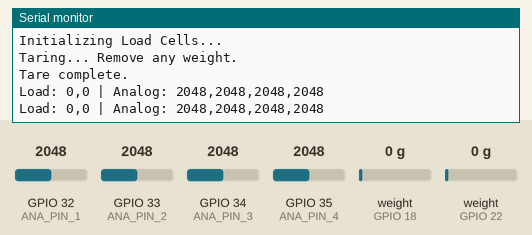
The sketch below on a simulated ESP32. On the bench: the last lines printed to the serial monitor. The inputs (shaded band) are chosen by the test bench; at power-on: weight on the scale (sensors on GPIO 18, GPIO 22) 0 g, GPIO 32 (ANA_PIN_1) = 2048, GPIO 33 (ANA_PIN_2) = 2048, GPIO 34 (ANA_PIN_3) = 2048, GPIO 35 (ANA_PIN_4) = 2048. Nothing arrives over Bluetooth unless stated.

Above: at 3.2 s.
3.3 s: weight on the scale (sensor on GPIO 18) set to 100 g
At 4.2 s:
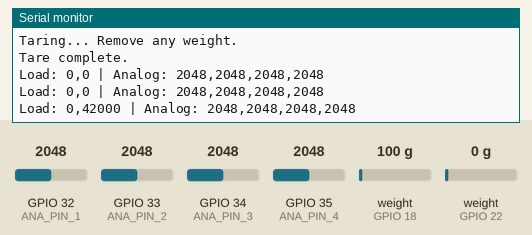
4.8 s: weight on the scale (sensor on GPIO 22) set to 100 g
At 5.6 s:
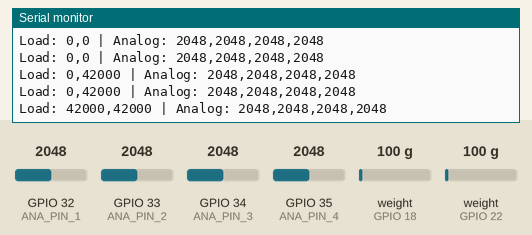
6.3 s: GPIO 32 (ANA_PIN_1) set to 2866
At 7.0 s:
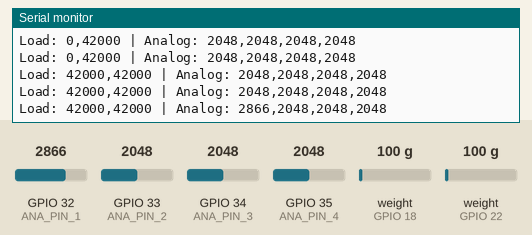
7.8 s: GPIO 33 (ANA_PIN_2) set to 2866
At 8.3 s:
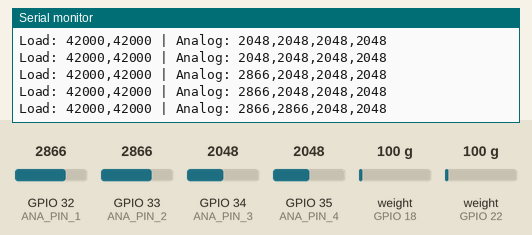
9.3 s: GPIO 34 (ANA_PIN_3) set to 2866
At 9.3 s:
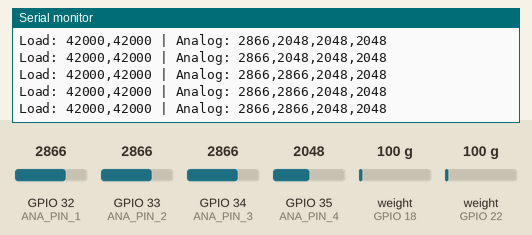
10.8 s: GPIO 35 (ANA_PIN_4) set to 2866
At 11.9 s:
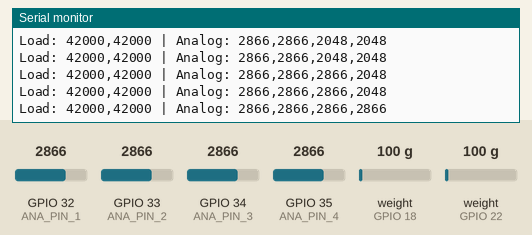

Measured:
- after the input at 3.3 s, the serial monitor: prints a new line after 0.31 s (image 1)
- after the input at 4.8 s, the serial monitor: prints a new line after 0.21 s (image 2)
- after the input at 6.3 s, the serial monitor: prints a new line after 0.11 s (image 3)
- after the input at 7.8 s, the serial monitor: prints a new line at once (image 4)
- after the input at 10.8 s, the serial monitor: prints a new line after 0.52 s (image 6)

The sketch:

transmit.ino
```cpp
#include "BluetoothSerial.h"
#include "HX711.h"

// Check if Bluetooth is properly enabled
#if !defined(CONFIG_BT_ENABLED) || !defined(CONFIG_BLUEDROID_ENABLED)
#error Bluetooth is not enabled!
#endif

BluetoothSerial SerialBT;

//[cite_start]// Pin configuration for Load Cells [cite: 2]
#define DOUT 22
#define CLK 23
#define DOUT2 18
#define CLK2 19

// Pin configuration for Analog Reads
#define ANA_PIN_1 32
#define ANA_PIN_2 33
#define ANA_PIN_3 34
#define ANA_PIN_4 35

HX711 scale;
HX711 scale2;

void setup() {
  Serial.begin(115200);

  //[cite_start]// Bluetooth Serial setup [cite: 4]
  SerialBT.begin("ESP32_LoadCell_Sender");
  Serial.println("Bluetooth started! Pair with 'ESP32_LoadCell_Sender'");

  //[cite_start]// Initialize HX711 [cite: 5]
  Serial.println("Initializing Load Cells...");
  scale.begin(DOUT, CLK);
  scale2.begin(DOUT2, CLK2);

  //[cite_start]// Tare the scales [cite: 6]
  Serial.println("Taring... Remove any weight.");
  scale.tare();
  scale2.tare();
  Serial.println("Tare complete.");

  // NEW: Set attenuation to allow reading up to ~3.3V
  analogSetAttenuation(ADC_11db);
}

void loop() {
  long reading1 = 0;
  long reading2 = 0;
  int ana1 = 0;
  int ana2 = 0;
  int ana3 = 0;
  int ana4 = 0;

  bool ready1 = scale.is_ready();
  bool ready2 = scale2.is_ready();

  //[cite_start]// Read Sensor 1 [cite: 8]
  if (ready1) {
    reading1 = scale.read();
  } else {
    Serial.println("Scale 1 not ready");
  }

  //[cite_start]// Read Sensor 2 [cite: 10]
  if (ready2) {
    reading2 = scale2.read();
  } else {
    Serial.println("Scale 2 not ready");
  }

  // NEW: Read Analog Pins
  ana1 = analogRead(ANA_PIN_1);
  ana2 = analogRead(ANA_PIN_2);
  ana3 = analogRead(ANA_PIN_3);
  ana4 = analogRead(ANA_PIN_4);

  //[cite_start]// Send data via Bluetooth if a client is connected [cite: 12]
  if (SerialBT.hasClient()) {
    // Format: "load1,load2,ana1,ana2,ana3,ana4"
    SerialBT.print(reading1);
    SerialBT.print(",");
    SerialBT.print(reading2);
    SerialBT.print(",");
    SerialBT.print(ana1);
    SerialBT.print(",");
    SerialBT.print(ana2);
    SerialBT.print(",");
    SerialBT.print(ana3);
    SerialBT.print(",");
    SerialBT.println(ana4);
  }

  // Debug output to USB Serial
  Serial.print("Load: ");
  Serial.print(reading1); Serial.print(",");
  Serial.print(reading2);
  Serial.print(" | Analog: ");
  Serial.print(ana1); Serial.print(",");
  Serial.print(ana2); Serial.print(",");
  Serial.print(ana3); Serial.print(",");
  Serial.println(ana4);

  delay(500); //[cite_start]// Adjust delay as needed [cite: 14]
}
```
